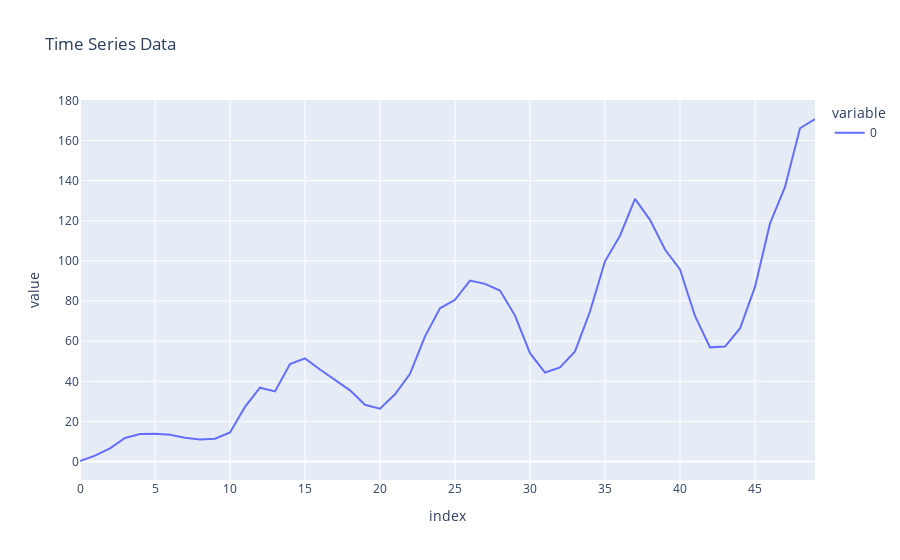

Notebook code for this chart:
### Code cell
fig = px.line(data_A, title='Time Series Data')
fig.show()

### Figure 1 — Plotly figure (JSON) as saved in the notebook; plotly's stock layout.template omitted (floating-point values rounded to 4 significant figures)
{"data": [{"hovertemplate": "variable=0<br>index=%{x}<br>value=%{y}<extra></extra>", "legendgroup": "0", "line": {"color": "#636efa", "dash": "solid"}, "marker": {"symbol": "circle"}, "mode": "lines", "name": "0", "orientation": "v", "showlegend": true, "type": "scatter", "x": [0, 1, 2, 3, 4, 5, 6, 7, 8, 9, 10, 11, 12, 13, 14, 15, 16, 17, 18, 19, 20, 21, 22, 23, 24, 25, 26, 27, 28, 29, 30, 31, 32, 33, 34, 35, 36, 37, 38, 39, 40, 41, 42, 43, 44, 45, 46, 47, 48, 49], "xaxis": "x", "y": [0.2827, 2.98, 6.545, 11.77, 13.78, 13.87, 13.42, 11.88, 11.0, 11.43, 14.52, 27.25, 36.83, 34.99, 48.56, 51.45, 45.9, 40.64, 35.5, 28.33, 26.4, 33.55, 43.73, 62.43, 76.4, 80.63, 90.2, 88.58, 85.25, 72.77, 54.01, 44.36, 46.91, 54.91, 74.8, 99.82, 112.6, 131.0, 120.5, 105.7, 95.75, 72.56, 56.93, 57.34, 66.34, 87.04, 118.7, 136.9, 166.1, 170.8], "yaxis": "y"}], "layout": {"legend": {"title": {"text": "variable"}, "tracegroupgap": 0}, "title": {"text": "Time Series Data"}, "xaxis": {"anchor": "y", "domain": [0, 1], "title": {"text": "index"}}, "yaxis": {"anchor": "x", "domain": [0, 1], "title": {"text": "value"}}}}
